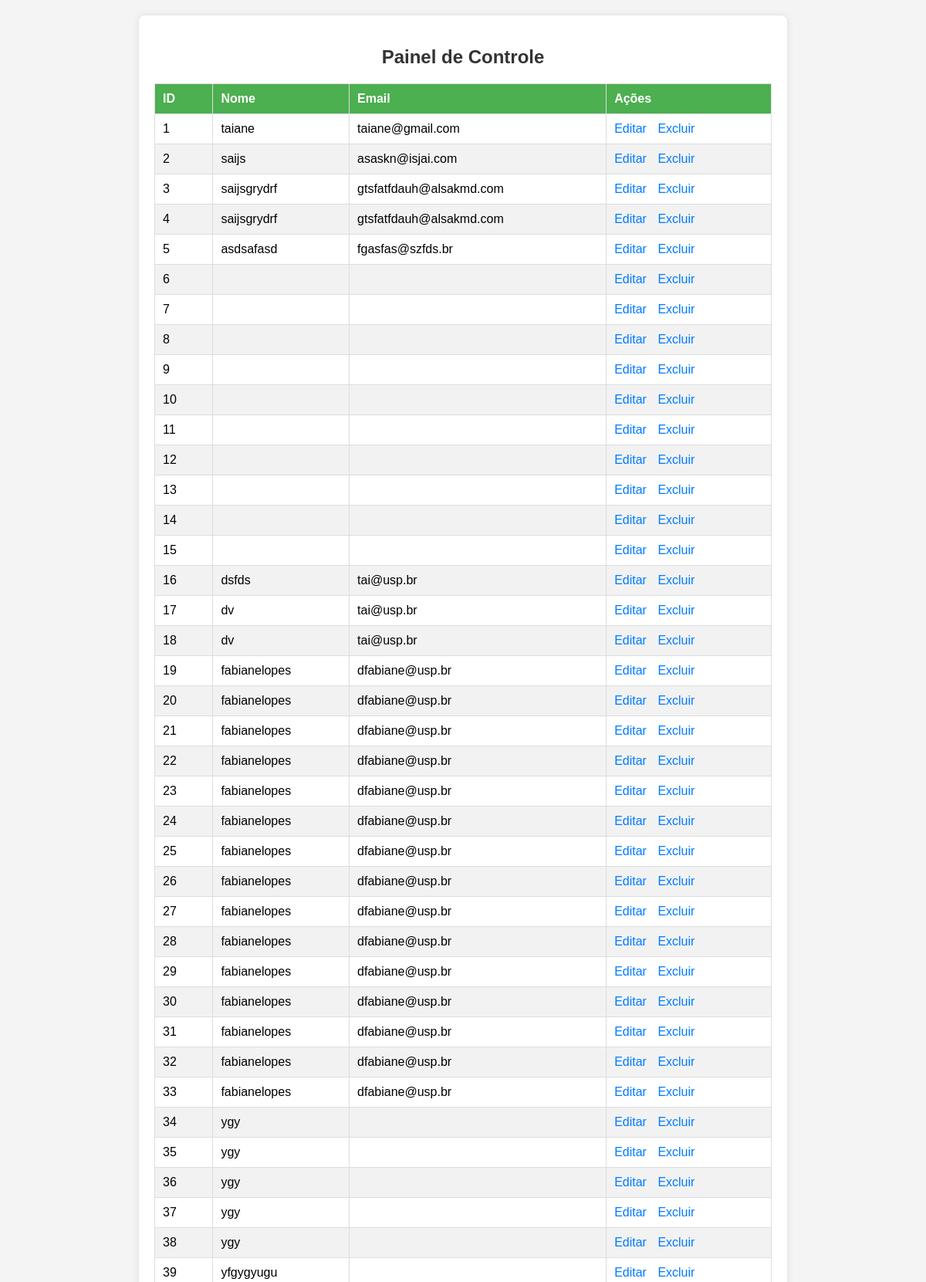
The app's page /painelControle.php (upper part) with its own data.
### tables this page shows
CREATE TABLE IF NOT EXISTS `cadastro` (
  `ID-CLIENTE` int NOT NULL AUTO_INCREMENT,
  `NOMES` varchar(100) NOT NULL COMMENT 'nome do cliente cadastrado',
  `EMAIL` varchar(100) NOT NULL COMMENT 'email cliente cadastrado',
  PRIMARY KEY (`ID-CLIENTE`)
);

### painelControle.php (the view, shortened to what this page needs)
<?php
include_once('config.php');
$lista = [];
$sql = $pdo->query('SELECT * FROM cadastro');
if ($sql->rowCount() > 0) {
    $lista = $sql->fetchAll(PDO::FETCH_ASSOC);
}
?>
<!DOCTYPE html>
<html lang="pt-BR">
<head>
</head>
<body>
    <div class="container">
        <h2>Painel de Controle</h2>
        <table>
            <thead>
                <tr>
                    <th>ID</th>
                    <th>Nome</th>
                    <th>Email</th>
                    <th>Ações</th>
                </tr>
            </thead>
            <tbody>
                <?php if (count($lista) > 0): ?>
                    <?php foreach ($lista as $usuario): ?>
                        <tr>
                            <td><?php echo $usuario['ID-CLIENTE']; ?></td>
                            <td><?php echo $usuario['NOMES']; ?></td>
                            <td><?php echo $usuario['EMAIL']; ?></td>
                            <td>
                                <a href="editar.php?id=<?php echo $usuario['ID-CLIENTE']; ?>">Editar</a>
                                <a href="excluir.php?id=<?php echo $usuario['ID-CLIENTE']; ?>">Excluir</a>
                            </td>
                        </tr>
                    <?php endforeach; ?>
                <?php else: ?>
                    <tr>
                        <td colspan="4" class="no-data">Nenhum dado encontrado.</td>
                    </tr>
                <?php endif; ?>
            </tbody>
        </table>
    </div>
</body>
</html>

### painelControle.php (style rules this page uses)
body { font-family: Arial, sans-serif; background-color: #f4f4f4; margin: 0; padding: 20px; }
.container { max-width: 800px; margin: 0 auto; background: #fff; padding: 20px; border-radius: 8px; box-shadow: 0 0 10px rgba(0, 0, 0, 0.1); }
h2 { text-align: center; color: #333; }
table { width: 100%; border-collapse: collapse; margin-top: 20px; }
th, td { padding: 10px; border: 1px solid #ddd; text-align: left; }
th { background-color: #4CAF50; color: white; }
tr:nth-child(even) { background-color: #f2f2f2; }
a { color: #007BFF; text-decoration: none; margin-right: 10px; }

### records on screen
cadastro: value "1", NOMES "taiane", EMAIL "taiane@gmail.com"
cadastro: value "2", NOMES "saijs", EMAIL "asaskn@isjai.com"
cadastro: value "3", NOMES "saijsgrydrf", EMAIL "gtsfatfdauh@alsakmd.com"
cadastro: value "4", NOMES "saijsgrydrf", EMAIL "gtsfatfdauh@alsakmd.com"
cadastro: value "5", NOMES "asdsafasd", EMAIL "fgasfas@szfds.br"
cadastro: value "6"
cadastro: value "7"
cadastro: value "8"
cadastro: value "9"
cadastro: value "10"
cadastro: value "11"
cadastro: value "12"
cadastro: value "13"
cadastro: value "14"
cadastro: value "15"
cadastro: value "16", NOMES "dsfds", EMAIL "tai@usp.br"
cadastro: value "17", NOMES "dv", EMAIL "tai@usp.br"
cadastro: value "18", NOMES "dv", EMAIL "tai@usp.br"
cadastro: value "19", NOMES "fabianelopes", EMAIL "dfabiane@usp.br"
cadastro: value "20", NOMES "fabianelopes", EMAIL "dfabiane@usp.br"
cadastro: value "21", NOMES "fabianelopes", EMAIL "dfabiane@usp.br"
cadastro: value "22", NOMES "fabianelopes", EMAIL "dfabiane@usp.br"
cadastro: value "23", NOMES "fabianelopes", EMAIL "dfabiane@usp.br"
cadastro: value "24", NOMES "fabianelopes", EMAIL "dfabiane@usp.br"
cadastro: value "25", NOMES "fabianelopes", EMAIL "dfabiane@usp.br"
cadastro: value "26", NOMES "fabianelopes", EMAIL "dfabiane@usp.br"
cadastro: value "27", NOMES "fabianelopes", EMAIL "dfabiane@usp.br"
cadastro: value "28", NOMES "fabianelopes", EMAIL "dfabiane@usp.br"
cadastro: value "29", NOMES "fabianelopes", EMAIL "dfabiane@usp.br"
cadastro: value "30", NOMES "fabianelopes", EMAIL "dfabiane@usp.br"
cadastro: value "31", NOMES "fabianelopes", EMAIL "dfabiane@usp.br"
cadastro: value "32", NOMES "fabianelopes", EMAIL "dfabiane@usp.br"
cadastro: value "33", NOMES "fabianelopes", EMAIL "dfabiane@usp.br"
cadastro: value "34", NOMES "ygy"
cadastro: value "35", NOMES "ygy"
cadastro: value "36", NOMES "ygy"
cadastro: value "37", NOMES "ygy"
cadastro: value "38", NOMES "ygy"
cadastro: value "39", NOMES "yfgygyugu"
